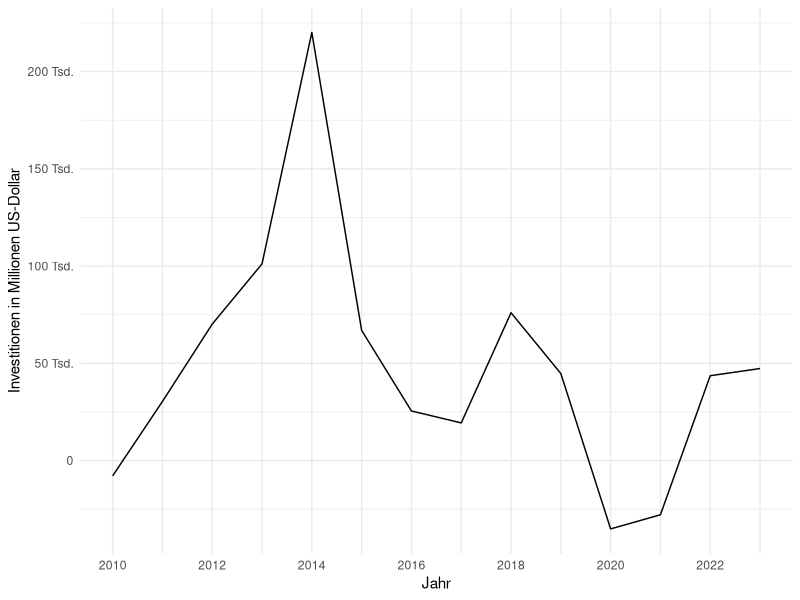

This chart was generated by the following R code:
## ---- chunk 1
#| echo: false
#| message: false
#| warning: false
#| label: "fig-chinvest"
#| fig-cap: "Chinesische Investitionen in Georgien. Daten: Civic Idea."

year <- c(2010, 2011, 2012, 2013, 2014, 2015, 2016, 2017, 2018, 2019, 2020, 2021, 2022, 2023)
invest <- c(-7882, 30382.7, 70156.8, 101129.7, 220099.2, 66947.6, 25480.8, 19364.4, 75991.1, 44750, -35132, -27849.3, 43627.3, 47330.6)

df <- data.frame(year, invest)
library(scales)
library(ggplot2)
ggplot(data = df, aes(x = year, y = invest)) +
  geom_line() +
  labs(x = "Jahr", y = "Investitionen in Millionen US-Dollar") +
  scale_y_continuous(
    # Eigene Labelfunktion: bei 0 nur "0", sonst Wert/1000 + " Tsd."
    labels = function(x) ifelse(x == 0, "0", paste0(round(x / 1000, 1), " Tsd."))
  ) +
  scale_x_continuous(
    breaks = 2010:2023,  # <-- Jeder einzelne Jahrgang als Achsenstrich
    labels = function(x) ifelse(x %% 2 == 0, as.character(x), "")
  ) +
  theme_minimal() +
  theme(
    panel.grid.minor.x = element_blank()    # keine Zwischenlinien
  )

